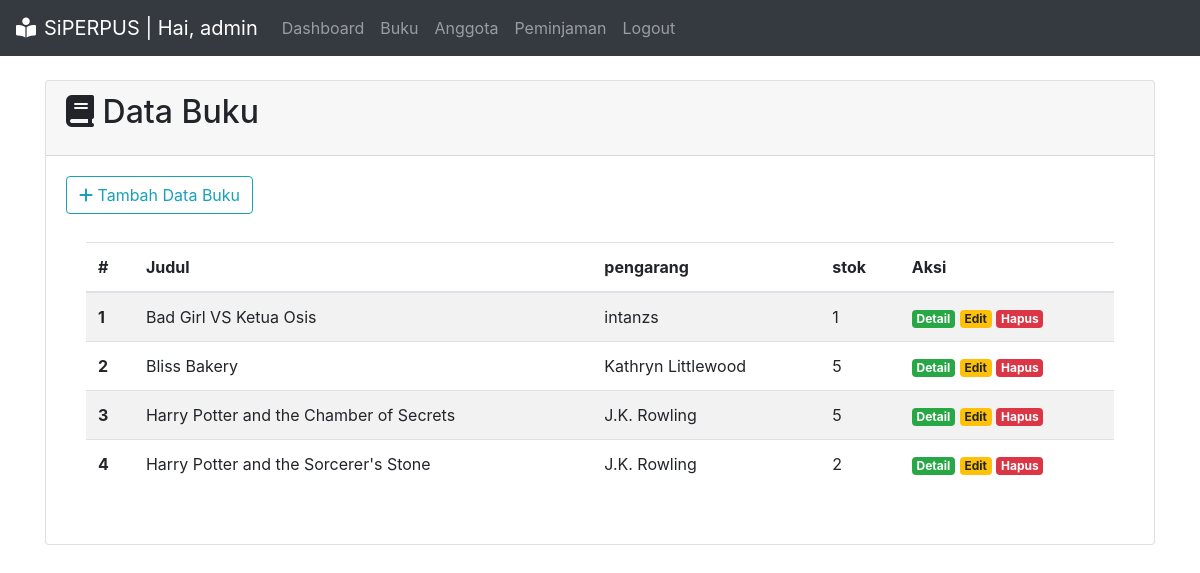
The page /buku/index.php on the database its author committed.
### tables this page shows
CREATE TABLE `buku` (
  `id_buku` int(3) NOT NULL,
  `judul` varchar(255) NOT NULL,
  `penerbit` varchar(50) NOT NULL,
  `pengarang` varchar(50) NOT NULL,
  `ringkasan` text NOT NULL,
  `cover` varchar(255) DEFAULT NULL,
  `stok` int(3) NOT NULL,
  `id_kategori` int(3) DEFAULT NULL
);

### buku/index.php (the view)
<?php
include '../koneksi.php';
$sql = "SELECT * FROM buku
        ORDER BY buku.judul";
$res = mysqli_query($kon, $sql);
$buku = array();
while ($data = mysqli_fetch_assoc($res)){
    $buku[] = $data;
}
include '../aset/header.php';
?>
<div class="container">
    <div class="row mt-4">
        <div class="col-md">
    <div class="card">
        <div class="card-header">
            <h2 class="card-title"> <i class="fas fa-book"></i> Data Buku</h2>
        </div>
        <div class="card-body">
        <a class="btn btn-outline-info mb-2" href="tambah.php" role="button"> <i class="fas fa-plus"></i> Tambah Data Buku</a>
        <div class="card-body">
            <table class="table table-striped">
                <thead>
                    <tr>
                    <th scope="col">#</th>
                    <th scope="col">Judul</th>
                    <th scope="col">pengarang</th>
                    <th scope="col">stok</th>
                    <th scope="col">Aksi</th>
                    </tr>
                </thead>
                <tbody>
                    <?php
                        $no = 1;
                        foreach ($buku as $p) { ?>
                            <tr>
                                <th scope="row"><?= $no?></th>
                                <td><?= $p['judul']?></th>
                                <td><?= $p['pengarang']?></th>
                                <td><?= $p['stok']?></th>
                                <td>
                                    <a href="" class="badge badge-success">Detail</a>
                                    <a href="edit.php?id_buku=<?= $p['id_buku']?>" class="badge badge-warning">Edit</a>
                                    <a href="hapus.php?id_buku=<?= $p['id_buku']?>" class="badge badge-danger">Hapus</a>
                                </td>
                            </tr>
                    <?php
                    $no++;
                        }
                    ?>
                </tbody>
        </table>
        </div>
    </div>
        </div>
    </div>
</div>
<?php
include '../aset/footer.php';
?>

### rows shown on the page
buku: judul "Bad Girl VS Ketua Osis", pengarang "intanzs", stok "1"
buku: judul "Bliss Bakery", pengarang "Kathryn Littlewood", stok "5"
buku: judul "Harry Potter and the Chamber of Secrets", pengarang "J.K. Rowling", stok "5"
buku: judul "Harry Potter and the Sorcerer's Stone", pengarang "J.K. Rowling", stok "2"
